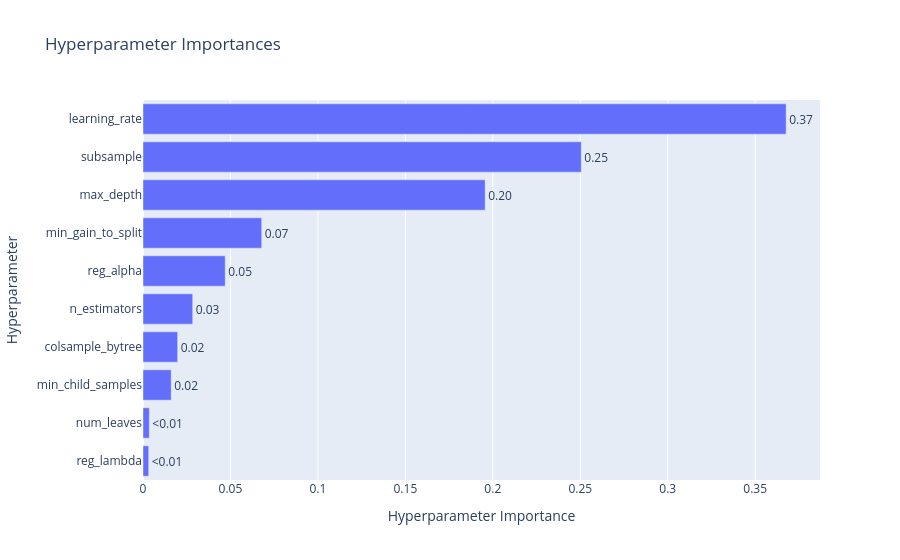

This figure's notebook cell:
### Code cell
fig_importance.show()

### Figure 1 — Plotly figure (JSON) as saved in the notebook; plotly's stock layout.template omitted (floating-point values rounded to 4 significant figures)
{"data": [{"cliponaxis": false, "hovertemplate": ["reg_lambda (FloatDistribution): 0.0032539476477635855<extra></extra>", "num_leaves (IntDistribution): 0.003605299779776643<extra></extra>", "min_child_samples (IntDistribution): 0.01613441972681175<extra></extra>", "colsample_bytree (FloatDistribution): 0.019810471621379125<extra></extra>", "n_estimators (IntDistribution): 0.028416915030479013<extra></extra>", "reg_alpha (FloatDistribution): 0.047011192876432246<extra></extra>", "min_gain_to_split (FloatDistribution): 0.0678653600465279<extra></extra>", "max_depth (IntDistribution): 0.19561072758974918<extra></extra>", "subsample (FloatDistribution): 0.25058556931512194<extra></extra>", "learning_rate (FloatDistribution): 0.3677060963659586<extra></extra>"], "name": "Objective Value", "orientation": "h", "text": ["<0.01", "<0.01", "0.02", "0.02", "0.03", "0.05", "0.07", "0.20", "0.25", "0.37"], "textposition": "outside", "type": "bar", "x": [0.003254, 0.003605, 0.01613, 0.01981, 0.02842, 0.04701, 0.06787, 0.1956, 0.2506, 0.3677], "y": ["reg_lambda", "num_leaves", "min_child_samples", "colsample_bytree", "n_estimators", "reg_alpha", "min_gain_to_split", "max_depth", "subsample", "learning_rate"]}], "layout": {"title": {"text": "Hyperparameter Importances"}, "xaxis": {"title": {"text": "Hyperparameter Importance"}}, "yaxis": {"title": {"text": "Hyperparameter"}}}}
